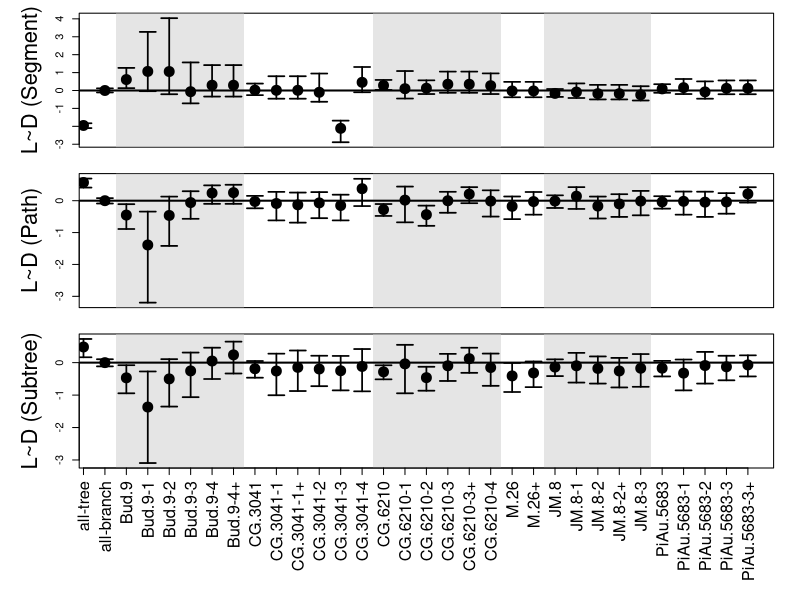
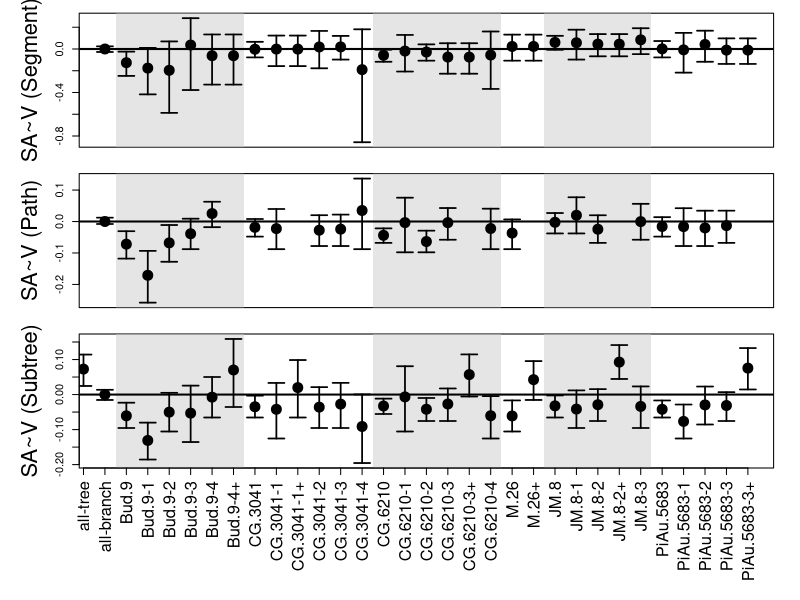
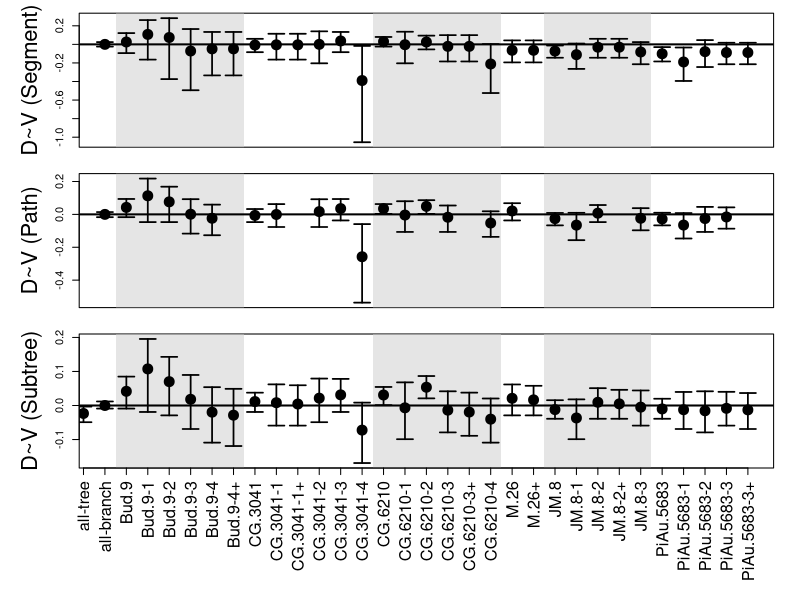
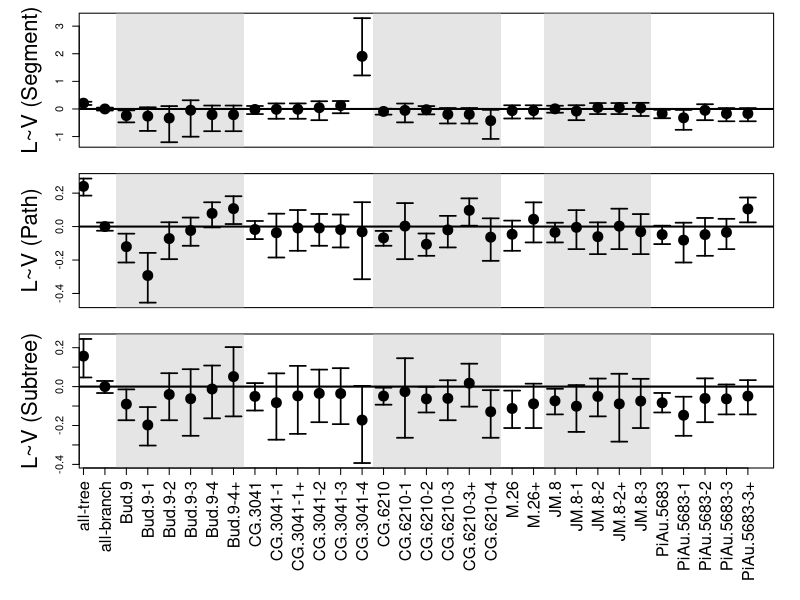
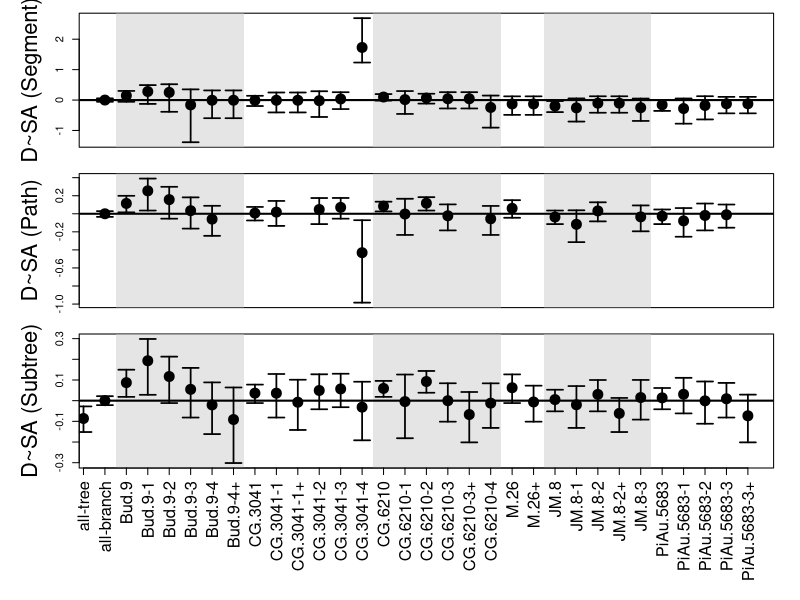
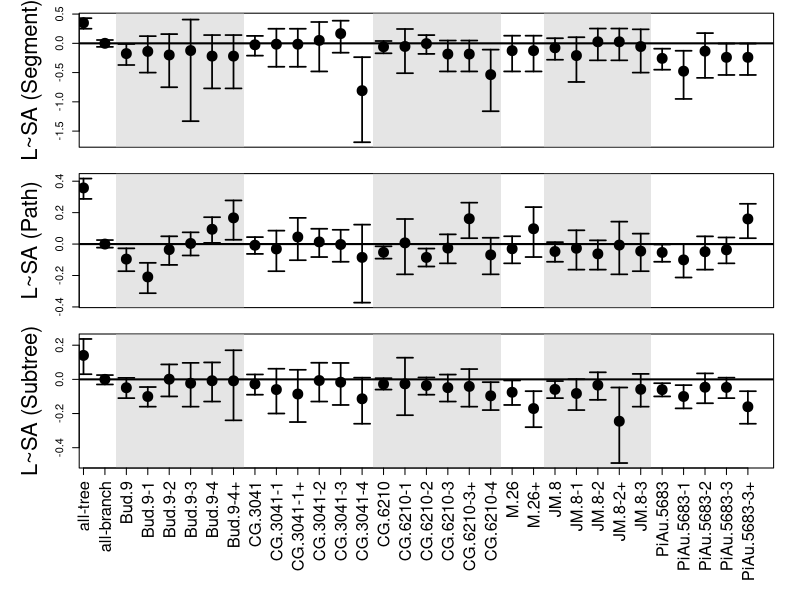
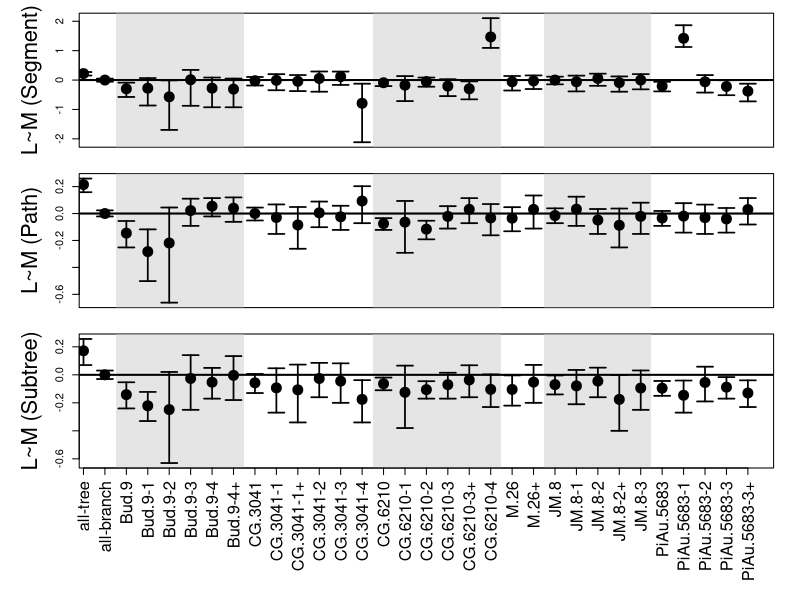
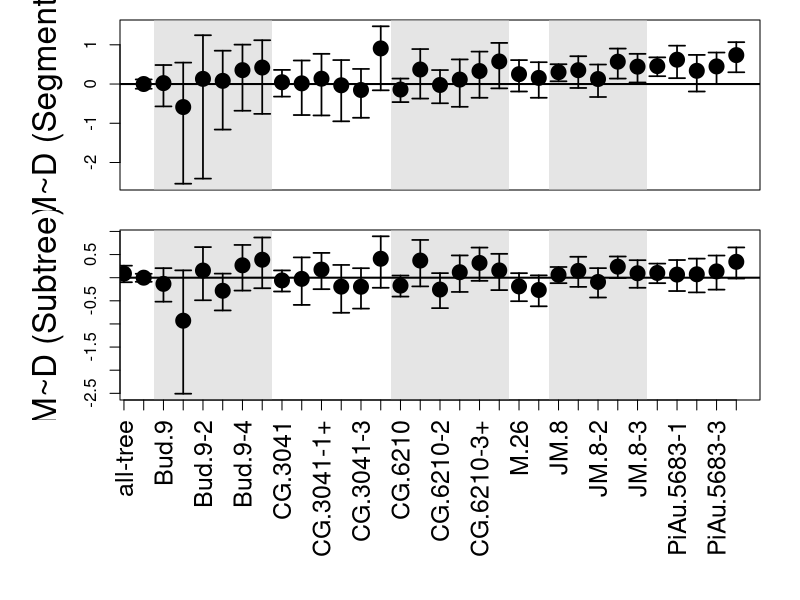

These figures' R source, in order:
# This script calculates slope differences from the SMAResults.csv.

library(`stringr`)
# Functions ----

get_data <- function(){
  # Compiles data for computation from the visually oriented SMAResults file
  
  sma <- read.csv("SMAResults.csv", sep=",", head=T) 
  
  input_data <- list()
  for (i in 1:27){                              # Scaling relationships
    input_data[[i]] <- list()
    for (j in 1:7){                             # Results output
      #  1. Intercept, 2. Int CI-, 3. Int CI+, 
      #  4. Exponent,  5. Exp CI-, 6. Exp CI+, 7.R2 
      input_data[[i]][[j]] <- vector(length = 32)
      for (k in 1:32) {                         # Groups and individuals
        input_data[[i]][[j]][k] = as.numeric(str_split(
          sma[(k+1),(i+2)], ";")[[1]][j])
      }
    }
  }
  return(input_data)
}

calc_m_diffs <- function(relationship, focal_group, i){
  # calculates differences in scaling parameters from focal_group
  m_diff_all = -1 * (sma_res[[relationship]][[4]][i] -
               sma_res[[relationship]][[4]][focal_group])
  
  m_diff_CId = -1 * (sma_res[[relationship]][[5]][i] - 
               sma_res[[relationship]][[4]][focal_group])

  m_diff_CIu = -1 * (sma_res[[relationship]][[6]][i] - 
               sma_res[[relationship]][[4]][focal_group])

  return(c(m_diff_all, m_diff_CId, m_diff_CIu,
           sma_res[[relationship]][[7]][i]))
}

calc_int_diffs <- function(relationship, focal_group, i){
  # calculates differences in scaling parameters from focal_group
  int_diff_all = -1 * (sma_res[[relationship]][[1]][i] -
                       sma_res[[relationship]][[1]][focal_group])
  
  int_diff_CId = -1 * (sma_res[[relationship]][[2]][i] - 
                       sma_res[[relationship]][[1]][focal_group])
  
  int_diff_CIu = -1 * (sma_res[[relationship]][[3]][i] - 
                       sma_res[[relationship]][[1]][focal_group])
  
  return(c(int_diff_all, int_diff_CId, int_diff_CIu,
           sma_res[[relationship]][[7]][i]))
}

calc_m_diffs_std <- function(relationship, focal_group, i){
  # calculates differences in scaling parameters from focal group 
  # standardized by focal group CI
  all_branch_CI = sma_res[[relationship]][[6]][focal_group] - 
                  sma_res[[relationship]][[5]][focal_group]
  
  m_diff_all    = -1 * (sma_res[[relationship]][[4]][i] -
                  sma_res[[relationship]][[4]][focal_group]) / 
                  all_branch_CI
  
  m_diff_CId    = -1 * (sma_res[[relationship]][[5]][i] - 
                  sma_res[[relationship]][[4]][focal_group]) / 
                  all_branch_CI
  
  m_diff_CIu    = -1 * (sma_res[[relationship]][[6]][i] - 
                  sma_res[[relationship]][[4]][focal_group]) / 
                  all_branch_CI
  
  return(c(m_diff_all, m_diff_CId, m_diff_CIu,
         sma_res[[relationship]][[7]][i]))  # R2
}

calc_int_diffs_std <- function(relationship, focal_group, i){
  # calculates differences in scaling parameters from focal group 
  # standardized by focal group CI
  all_branch_CI = sma_res[[relationship]][[3]][focal_group] - 
                  sma_res[[relationship]][[2]][focal_group]
  
  int_diff_all    = -1 * (sma_res[[relationship]][[1]][i] -
                          sma_res[[relationship]][[1]][focal_group]) / 
    all_branch_CI
  
  int_diff_CId    = -1 * (sma_res[[relationship]][[2]][i] - 
                          sma_res[[relationship]][[1]][focal_group]) / 
    all_branch_CI
  
  int_diff_CIu    = -1 * (sma_res[[relationship]][[3]][i] - 
                          sma_res[[relationship]][[1]][focal_group]) / 
    all_branch_CI
  
  return(c(int_diff_all, int_diff_CId, int_diff_CIu,
           sma_res[[relationship]][[7]][i]))  # R2
}

get_m_diffs <- function(relationship, focal_group = 2, standardized = F){
  # compiles scaling parameter diffs into output file
  if (standardized == F){
    for (i in 1:length(sma_res[[relationship]][[1]])){
      if(exists('output')){
        output = rbind(output, calc_m_diffs(relationship, focal_group, i))
      } else {
        output = calc_m_diffs(relationship, focal_group, i)
      }
    }
    return(output)
  } else {
    for (i in 1:length(sma_res[[relationship]][[1]])){
      if(exists('output')){
        output = rbind(output, calc_m_diffs_std(relationship, focal_group, i))
      } else {
        output = calc_m_diffs_std(relationship, focal_group, i)
      }
    }
    return(output)
  }
}

get_int_diffs <- function(relationship, focal_group = 2, standardized = F){
  # compiles scaling parameter diffs into output file
  if (standardized == F){
    for (i in 1:length(sma_res[[relationship]][[1]])){
      if(exists('output')){
        output = rbind(output, calc_int_diffs(relationship, focal_group, i))
      } else {
        output = calc_int_diffs(relationship, focal_group, i)
      }
    }
    return(output)
  } else {
    for (i in 1:length(sma_res[[relationship]][[1]])){
      if(exists('output')){
        output = rbind(output, calc_int_diffs_std(relationship, focal_group, i))
      } else {
        output = calc_int_diffs_std(relationship, focal_group, i)
      }
    }
    return(output)
  }
}

poly_set <- function(results, x_set, n){
  # sets the grey shading regions for the plot function
  polygon(x_set, 
          c(min(results[[n]], na.rm=T)-1, max(results[[n]], na.rm=T)+1, 
            max(results[[n]], na.rm=T)+1, min(results[[n]], na.rm=T)-1), 
          col = rgb(.80,.80,.80,0.5), border = NA)
}

gen_plot <- function(results, n){
  # general plot for scaling results by rootstock and individual
  plot(range(2,32), range(min(results[[n]][, 1:3], na.rm=T), max(results[[n]][, 1:3], na.rm=T)), 
       ylab = relationships[n], xlab="", xaxt = 'n', type = 'n',
       ylim = c(min(results[[n]][, 1:3], na.rm=T), max(results[[n]][, 1:3], na.rm=T)))
  poly_set(results, c(2.5, 2.5, 8.5, 8.5), n)
  poly_set(results, c(14.5, 14.5, 20.5, 20.5), n) 
  poly_set(results, c(22.5, 22.5, 27.5, 27.5), n) 
  points(results[[n]][, 1], pch = 19, cex = 2, bg = "black")
  #points(results[[n]][, 2], pch = 25, cex = 2, bg = "black")
  #points(results[[n]][, 3], pch = 16, cex = 4)
  for(s in 1:32){
    arrows(y0=results[[n]][, 2][s], y1=results[[n]][, 3][s], x0=s, x1=s, code=3, angle=90, lwd=1.7, length=.08)  
  }
  abline(h = 0, lwd = 2, lty = 1)
  #abline(h = elastic[n], lwd = 2, lty = 2)
}

multi_plot <- function(results, col_list, location = "topright"){
  # builds panel of general plots for branch-levels by scaling relationship
  par(mfrow = c(length(col_list),1), oma = c(9,0,0,0), mar = c(1,6,1,2), cex.lab = 2, bty = 'o')
  gen_plot(results, col_list[1])
  #par(xpd=T)
  #legend(location, bty = 'n', horiz = T, cex = 2, pt.cex = 2, pt.bg = 'black',
  #       legend = c("Flow",  "Elastic", "All-apples"),  
  #       pch    = c(24, 25, 16))  
  #par(xpd=F)
  for (i in col_list[-1]){ gen_plot(results, i) }
  axis(1, 1:32, group_names, las = 2, cex.axis = 1.5)
}

gen_plot_roots <- function(results, n, relationship, rootstocks = roots_list, 
                           axis = FALSE){
  # general plot for scaling results by rootstock and individual
  plot(range(0,9), range(min(results[[relationship]][, 3][roots_no]), 
                          max(results[[relationship]][, 2][roots_no])), 
       ylab = relationships_abv[n], xlab="", xaxt = 'n', type = 'n',
       ylim = c(min(results[[relationship]][, 3][roots_no]), 
                max(results[[relationship]][, 2][roots_no]))
       )
  for(s in 1:8){
    points(s, results[[relationship]][, 1][as.numeric(rootstocks[[s]][1])], 
           pch = 19, cex = 4, bg = "black")
    arrows(y0=results[[relationship]][, 2][as.numeric(rootstocks[[s]][1])], 
           y1=results[[relationship]][, 3][as.numeric(rootstocks[[s]][1])], 
           x0=s, x1=s, code=3, angle=90, lwd=1.7, length=.08)  
  }
  if (axis == TRUE){
    axis(1, 1:8, names_abv, las = 2, cex.axis = 2.5)
  } else {
    axis(1, 1:8, labels = F, las = 2, cex.axis = 2.5)
  }
  
  abline(h = 0, lwd = 2, lty = 1)
}

multi_plot_roots <- function(results){
  # generates an panel of exponent vs rootstock
  par(mfrow= c(3,3), mar = c(4,5,1,1),  oma = c(9,0,0,0), 
      cex.lab = 2.7, cex.axis = 2.5)
  gen_plot_roots(results, 1, 3) 
  gen_plot_roots(results, 2, 6)
  gen_plot_roots(results, 3, 9)
  gen_plot_roots(results, 4, 12)
  gen_plot_roots(results, 5, 15)
  gen_plot_roots(results, 6, 18)
  gen_plot_roots(results, 7, 21, axis = T)
  gen_plot_roots(results, 8, 23, axis = T)
  gen_plot_roots(results, 9, 26, axis = T)
}

exponent_R2 <- function(results, n, relationship, rootstocks = roots_list, xlabel = ''){
  # generates an exponent by R2 plot at rootstock level
  plot(range(0.4,1), range(min(results[[relationship]][, 1][roots_no], na.rm=T), 
                           max(results[[relationship]][, 1][roots_no], na.rm=T)), 
       ylab = relationships_abv[n], xlab=xlabel, type = 'n',
       ylim = c(min(results[[relationship]][, 1][roots_no], na.rm=T), 
                max(results[[relationship]][, 1][roots_no], na.rm=T)))
  for(root in rootstocks){
    if (is.character(root[1])){
      points(results[[relationship]][, 4][as.numeric(root[1])], 
             results[[relationship]][, 1][as.numeric(root[1])], 
             cex = 5, pch = 23, bg = root[2],  lwd = 4)
    } else {
      points(results[[relationship]][, 4][root[1]], 
             results[[relationship]][, 1][root[1]], 
             cex = root[2], pch = 21, bg = 'grey',  lwd = 4)
    }
  }
}

multi_exp_R2 <- function(results){
  # generates an panel of exponent vs R2 plots
  par(mfrow= c(3,3), mar = c(4,5,1,1), cex.lab = 2.7, cex.axis = 2)
  exponent_R2(results, 1, 3) 
  exponent_R2(results, 2, 6)
  exponent_R2(results, 3, 9)
  exponent_R2(results, 4, 12)
  exponent_R2(results, 5, 15)
  exponent_R2(results, 6, 18)
  exponent_R2(results, 7, 21)
  par(xpd=T)
  legend('bottomleft', bty = 'n', cex = 2.2, pt.lwd = 4,
         legend = names_abv, 
         pch = c(23, 23, 21, 21, 21, 21, 21, 21), 
         pt.bg = c('black', 'grey', 'grey', 'grey', 'grey', 'grey', 'grey', 'grey'),
         pt.cex = c(4, 4, 2, 2.5, 3, 3.5, 4, 4.5)
  )
  par(xpd=F)
  exponent_R2(results, 8, 23, xlabel = 'R2')
  exponent_R2(results, 9, 26)
}

init <- function(){
  # initiates variable lists
  relationships  <<- c("L~D (Segment)", "L~D (Path)", "L~D (Subtree)", 
                       "SA~V (Segment)", "SA~V (Path)", "SA~V (Subtree)", 
                       "D~V (Segment)", "D~V (Path)", "D~V (Subtree)", 
                       "L~V (Segment)", "L~V (Path)", "L~V (Subtree)", 
                       "D~SA (Segment)", "D~SA (Path)", "D~SA (Subtree)", 
                       "L~SA (Segment)", "L~SA (Path)", "L~SA (Subtree)", 
                       "L~M (Segment)", "L~M (Path)", "L~M (Subtree)", 
                       "M~D (Segment)", "M~D (Subtree)", 
                       "M~V (Segment)", "M~V (Path)", "M~V (Subtree)", 
                       "D/P Ratio ~ P Diam")
  
  relationships_abv <<- c("Length ~ Diameter", "Area ~ Volume", "Diameter ~ Volume", 
                          "Length ~ Volume", "Diameter ~ Area", "Length ~ Area", 
                          "Length ~ Mass", "Mass ~ Diameter", "Mass ~ Volume")
  
  group_names <<- c("all-tree", "all-branch",
                    "Bud.9", "Bud.9-1", "Bud.9-2", "Bud.9-3", "Bud.9-4", "Bud.9-4+",
                    "CG.3041", "CG.3041-1", "CG.3041-1+", "CG.3041-2", "CG.3041-3", "CG.3041-4", 
                    "CG.6210", "CG.6210-1", "CG.6210-2", "CG.6210-3", "CG.6210-3+", "CG.6210-4", 
                    "M.26", "M.26+",
                    "JM.8", "JM.8-1", "JM.8-2", "JM.8-2+", "JM.8-3",
                    "PiAu.5683", "PiAu.5683-1", "PiAu.5683-2", "PiAu.5683-3", "PiAu.5683-3+")
  
  names_abv <<- c("All-tree", "All-branch", 
                  "Bud.9", "CG.3041","CG.6210","M.26", "JM.8", "PiAu.5683")
  
  roots_list <<- list(c(1, 'black'),
                      c(2, 'grey'),
                      c(28, 4.5),
                      c(23, 4),
                      c(21, 3.5),
                      c(15, 3),
                      c(9, 2.5),
                      c(3, 2))
  
  roots_no   <<- c(1, 2, 3, 9, 15, 21, 23, 28)
  
  flow    <<- c(2, 2, 2, 
                .75, .75, .75, 
                .25, .25, .25, 
                .5, .5, .5, 
                .33, .33, .33, 
                .67, .67, .67)
  
  elastic <<- c(.67, .67, .67, 
                .625, .625, .625, 
                .375, .375, .375, 
                .25, .25, .25, 
                .6, .6, .6, 
                .4, .4, .4, 
                .25, .25, .25, 
                2.67, 2.67)
}

# Execute ----

sma_res <- get_data()

init()

m_diffs <- list()
for (i in 1:length(sma_res)){
  m_diffs[[i]] = get_m_diffs(i)
}

m_diffs_std <- list()
for (i in 1:length(sma_res)){
  m_diffs_std[[i]] = get_m_diffs(i, standardized = T)
}

int_diffs <- list()
for (i in 1:length(sma_res)){
  int_diffs[[i]] = get_int_diffs(i)
}

int_diffs_std <- list()
for (i in 1:length(sma_res)){
  int_diffs_std[[i]] = get_int_diffs(i, standardized = T)
}

# Visualize ----

pdf(file="m_diffFigures_all.pdf", width= 10, height=10,family="Helvetica", pointsize=12)
multi_plot(m_diffs, c(1:3))
multi_plot(m_diffs, c(4:6))
multi_plot(m_diffs, c(7:9))
multi_plot(m_diffs, c(10:12))
multi_plot(m_diffs, c(13:15))
multi_plot(m_diffs, c(16:18))
multi_plot(m_diffs, c(19:21))
multi_plot(m_diffs, c(22:23))
multi_plot(m_diffs, c(24:26))
multi_plot(m_diffs, c(27))
dev.off()


pdf(file="m_diff_stdFigures_all.pdf", width= 10, height=10,family="Helvetica", pointsize=12)
multi_plot(m_diffs_std, c(1:3))
multi_plot(m_diffs_std, c(4:6))
multi_plot(m_diffs_std, c(7:9))
multi_plot(m_diffs_std, c(10:12))
multi_plot(m_diffs_std, c(13:15))
multi_plot(m_diffs_std, c(16:18))
multi_plot(m_diffs_std, c(19:21))
multi_plot(m_diffs_std, c(22:23), 'bottom')
multi_plot(m_diffs_std, c(24:26))
multi_plot(m_diffs_std, c(27))
dev.off()

pdf(file="m_diffFigures.pdf", width= 16, height=12,family="Helvetica", pointsize=14)
multi_plot_roots(m_diffs) 
dev.off()

pdf(file="m_diffstdFigures.pdf", width= 16, height=12,family="Helvetica", pointsize=14)
multi_plot_roots(m_diffs_std) 
dev.off()  # Used for FIG 1

png(file="m_diffstdFigures.png", width= 16, height=12, units = "in", res = 600, 
    pointsize=14)
multi_plot_roots(m_diffs_std) 
dev.off()

pdf(file="m_diffsExpR2.pdf", width= 16, height=12,family="Helvetica", pointsize=14)
multi_exp_R2(m_diffs)
dev.off()

pdf(file="m_diffs_stdExpR2.pdf", width= 16, height=12,family="Helvetica", pointsize=14)
multi_exp_R2(m_diffs_std)
dev.off()



pdf(file="int_diff_stdFigures_all.pdf", width= 10, height=10,family="Helvetica", pointsize=12)
multi_plot(int_diffs_std, c(1:3))
multi_plot(int_diffs_std, c(4:6))
multi_plot(int_diffs_std, c(7:9))
multi_plot(int_diffs_std, c(10:12))
multi_plot(int_diffs_std, c(13:15))
multi_plot(int_diffs_std, c(16:18))
multi_plot(int_diffs_std, c(19:21))
multi_plot(int_diffs_std, c(22:23), 'bottom')
multi_plot(int_diffs_std, c(24:26))
multi_plot(int_diffs_std, c(27))
dev.off()

pdf(file="int_diffstdFigures.pdf", width= 16, height=12,family="Helvetica", pointsize=14)
multi_plot_roots(int_diffs_std) 
dev.off()

pdf(file="int_diffs_stdExpR2.pdf", width= 16, height=12,family="Helvetica", pointsize=14)
multi_exp_R2(int_diffs_std)
dev.off()